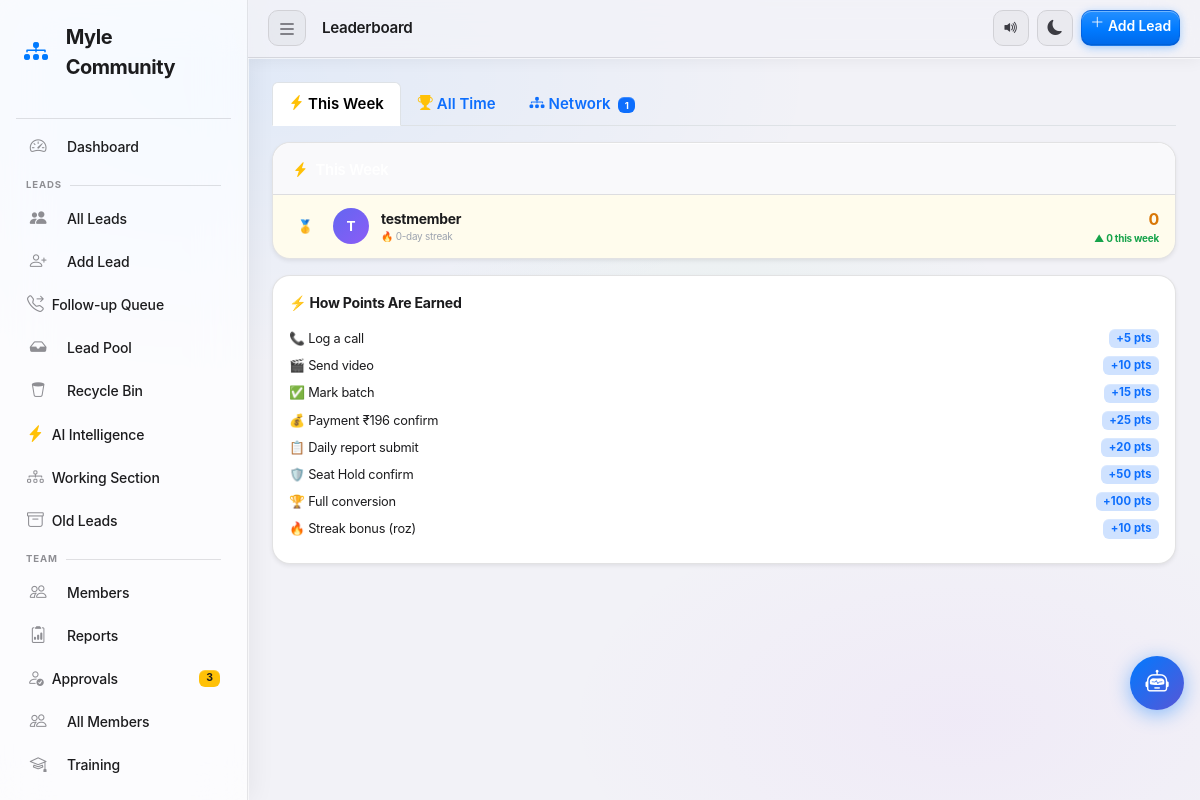
/leaderboard (signed in), run on the app's committed database.
### tables this page shows
CREATE TABLE users (
            id         INTEGER PRIMARY KEY AUTOINCREMENT,
            username   TEXT    NOT NULL UNIQUE,
            password   TEXT    NOT NULL,
            role       TEXT    NOT NULL DEFAULT 'team',
            created_at TEXT    NOT NULL DEFAULT (datetime('now','localtime'))
        , fbo_id TEXT NOT NULL DEFAULT '', upline_name TEXT NOT NULL DEFAULT '', phone TEXT NOT NULL DEFAULT '', status TEXT NOT NULL DEFAULT 'pending', email TEXT NOT NULL DEFAULT '', display_picture TEXT NOT NULL DEFAULT '', calling_reminder_time TEXT NOT NULL DEFAULT '', training_required INTEGER NOT NULL DEFAULT 0, training_status TEXT NOT NULL DEFAULT 'not_required', joining_date TEXT NOT NULL DEFAULT '', certificate_path TEXT NOT NULL DEFAULT '', badges_json TEXT NOT NULL DEFAULT '[]', test_score INTEGER NOT NULL DEFAULT -1, test_attempts INTEGER NOT NULL DEFAULT 0, upline_username TEXT NOT NULL DEFAULT '', certificate_blob TEXT NOT NULL DEFAULT '');

### app.py (the view, shortened to what this page needs)
@app.route('/leaderboard')
@login_required
def leaderboard():
    db       = get_db()
    username = session['username']
    LEADER_SQL = """
        SELECT
            u.username,
            u.display_picture,
            COUNT(l.id)                                                                AS total,
            SUM(CASE WHEN l.status IN ('Converted','Fully Converted')
                      THEN 1 ELSE 0 END)                                               AS converted,
            SUM(CASE WHEN l.payment_done=1 THEN 1 ELSE 0 END)                         AS paid,
            COALESCE(SUM(COALESCE(l.payment_amount,0)+COALESCE(l.revenue,0)),0)        AS revenue,
            ROUND(
              CAST(SUM(CASE WHEN l.payment_done=1 THEN 1 ELSE 0 END) AS REAL)
              / NULLIF(COUNT(l.id),0)*100, 1)                                          AS paid_pct,
            SUM(CASE WHEN l.status='Seat Hold Confirmed' THEN 1 ELSE 0 END)           AS seat_holds,
            SUM(CASE WHEN l.status='Fully Converted'     THEN 1 ELSE 0 END)           AS fully_conv,
            COALESCE(SUM(CASE WHEN l.status='Seat Hold Confirmed'
                              THEN l.seat_hold_amount ELSE 0 END), 0)                 AS seat_rev,
            COALESCE(SUM(CASE WHEN l.status='Fully Converted'
                              THEN l.track_price ELSE 0 END), 0)                      AS final_rev
        FROM users u
        LEFT JOIN leads l ON l.assigned_to=u.username AND l.in_pool=0 AND l.deleted_at=''
        WHERE u.role='team' AND u.status='approved' {extra}
        GROUP BY u.username
        ORDER BY paid DESC, converted DESC, total DESC
    """
    NETWORK_TREE_SQL = """
        WITH RECURSIVE tree(uname, level) AS (
            SELECT :me, 0
            UNION ALL
            SELECT u.username, t.level + 1
            FROM users u JOIN tree t ON u.upline_name = t.uname
            WHERE u.role='team' AND u.status='approved'
        )
        SELECT t.uname, t.level,
               u.display_picture,
               COUNT(l.id)                                                                AS total,
               SUM(CASE WHEN l.status IN ('Converted','Fully Converted') THEN 1 ELSE 0 END) AS converted,
               SUM(CASE WHEN l.payment_done=1 THEN 1 ELSE 0 END)                            AS paid,
               ROUND(CAST(SUM(CASE WHEN l.payment_done=1 THEN 1 ELSE 0 END) AS REAL)
                     / NULLIF(COUNT(l.id),0)*100, 1)                                        AS paid_pct,
               COALESCE(SUM(COALESCE(l.payment_amount,0)+COALESCE(l.revenue,0)),0)          AS revenue,
               SUM(CASE WHEN l.status='Seat Hold Confirmed' THEN 1 ELSE 0 END)             AS seat_holds,
               SUM(CASE WHEN l.status='Fully Converted'     THEN 1 ELSE 0 END)             AS fully_conv
        FROM tree t
        JOIN users u ON u.username = t.uname
        LEFT JOIN leads l ON l.assigned_to = t.uname AND l.in_pool=0 AND l.deleted_at=''
        WHERE t.uname != :me
        GROUP BY t.uname, t.level
        ORDER BY t.level, paid DESC, converted DESC
    """
    if session.get('role') == 'admin':
        rows = db.execute(LEADER_SQL.format(extra='')).fetchall()
    tree_rows = db.execute(NETWORK_TREE_SQL, {'me': username}).fetchall()
    network_by_gen = {}
    for r in tree_rows:
        network_by_gen.setdefault(r['level'], []).append(r)
    net_summary = {
        'total':   len(tree_rows),
        'direct':  len(network_by_gen.get(1, [])),
        'revenue': sum(r['revenue'] or 0 for r in tree_rows),
    }
    if tree_rows:
        member_names = [r['uname'] for r in tree_rows]
        placeholders_g = ','.join('?' for _ in member_names)
        growth_rows = db.execute(f"""
            SELECT strftime('%Y-%m', CASE WHEN joining_date!='' THEN joining_date ELSE created_at END) as month,
                   COUNT(*) as new_members
            FROM users
            WHERE username IN ({placeholders_g})
              AND role='team' AND status='approved'
            GROUP BY month ORDER BY month ASC LIMIT 12
        """, member_names).fetchall()
        growth_data = [{'month': r['month'], 'count': r['new_members']} for r in growth_rows]
    else:
        growth_data = []
    monday_str = (_today_ist() - datetime.timedelta(days=_today_ist().weekday())).strftime('%Y-%m-%d')
    last_mon   = (_today_ist() - datetime.timedelta(days=_today_ist().weekday()+7)).strftime('%Y-%m-%d')
    weekly_rows = db.execute("""
        SELECT u.username, u.display_picture,
               COALESCE(SUM(CASE WHEN ds.score_date >= ? THEN ds.total_points ELSE 0 END),0) AS week_pts,
               COALESCE(SUM(CASE WHEN ds.score_date >= ? AND ds.score_date < ? THEN ds.total_points ELSE 0 END),0) AS last_week_pts,
               COALESCE(SUM(ds.total_points),0) AS all_time_pts,
               COALESCE(MAX(ds.streak_days),0) AS streak
        FROM users u
        LEFT JOIN daily_scores ds ON ds.username = u.username
        WHERE u.role='team' AND u.status='approved'
        GROUP BY u.username
        ORDER BY week_pts DESC, all_time_pts DESC
    """, (monday_str, last_mon, monday_str)).fetchall()
    weekly_board = []
    for r in weekly_rows:
        d = dict(r)
        badges_emoji = _get_user_badges_emoji(db, r['username'])
        d['badges']  = badges_emoji
        d['trend']   = (d['week_pts'] or 0) - (d['last_week_pts'] or 0)
        weekly_board.append(d)
    weekly_usernames = [w['username'] for w in weekly_board]
    current_user_rank = (weekly_usernames.index(username) + 1) if username in weekly_usernames else None
    db.close()
    return render_template('leaderboard.html',
                           rows=rows,
                           current_user=username,
                           role=session.get('role'),
                           network_by_gen=network_by_gen,
                           net_summary=net_summary,
                           growth_data=growth_data,
                           weekly_board=weekly_board,
                           current_user_rank=current_user_rank)

### app.py (called while the page is built, shortened)
def _today_ist():
    if _IST:
        return datetime.datetime.now(_IST).date()
    return datetime.date.today()     # fallback

def _check_session_valid():
    username = session.get('username')
    if not username:
        return False
    try:
        db = get_db()
        row = db.execute(
            "SELECT status FROM users WHERE username=?", (username,)
        ).fetchone()
        db.close()
        if not row or row['status'] != 'approved':
            session.clear()
            return False
        return True
    except Exception as e:
        app.logger.error(f"_check_session_valid() DB error: {e}")
        return True  # fail-open: let the route handle the DB error

def login_required(f):
    @wraps(f)
    def decorated(*args, **kwargs):
        if 'username' not in session:
            flash('Please log in to continue.', 'warning')
            return redirect(url_for('login'))
        if not _check_session_valid():
            flash('Your account is no longer active. Please contact an admin.', 'danger')
            return redirect(url_for('login'))
        return f(*args, **kwargs)
    return decorated

def _get_user_badges_emoji(db, username):
    rows = db.execute(
        "SELECT badge_key FROM user_badges WHERE username=?", (username,)
    ).fetchall()
    return ' '.join(BADGE_META[r['badge_key']][0] for r in rows if r['badge_key'] in BADGE_META)

@app.context_processor
def inject_pending_count():
    try:
        if session.get('role') == 'admin':
            db  = get_db()
            row = db.execute("""
                SELECT
                  (SELECT COUNT(*) FROM users           WHERE status='pending') as pu,
                  (SELECT COUNT(*) FROM wallet_recharges WHERE status='pending') as wp,
                  (SELECT COUNT(*) FROM leads WHERE in_pool=0 AND deleted_at='' AND status='Lost') as lc
            """).fetchone()
            db.close()
            return {'pending_count': row['pu'], 'wallet_pending': row['wp'],
                    'has_pending_work': False, 'lost_count': row['lc']}
    except Exception as e:
        app.logger.error(f"inject_pending_count() failed: {e}")
    return {'pending_count': 0, 'wallet_pending': 0, 'has_pending_work': False, 'lost_count': 0}

@app.before_request
def csrf_protect():
    if '_csrf_token' not in session:
        session['_csrf_token'] = secrets.token_hex(32)
    if request.method in ('GET', 'HEAD', 'OPTIONS', 'TRACE'):
        return

### templates/leaderboard.html (shortened to what this page needs)
{% extends "base.html" %}
{% block page_title %}Leaderboard{% endblock %}
{% block content %}
<ul class="nav nav-tabs mb-3" id="leaderboardTabs" role="tablist">
  <li class="nav-item">
    <button class="nav-link active fw-semibold"
            id="tab-weekly" data-bs-toggle="tab" data-bs-target="#pane-weekly"
            role="tab" aria-selected="true">
      <i class="bi bi-lightning-charge-fill me-1 text-warning"></i>This Week
    </button>
  </li>
  <li class="nav-item">
    <button class="nav-link fw-semibold"
            id="tab-lb" data-bs-toggle="tab" data-bs-target="#pane-lb"
            role="tab" aria-selected="false">
      <i class="bi bi-trophy-fill me-1 text-warning"></i>All Time
    </button>
  </li>
  <li class="nav-item">
    <button class="nav-link fw-semibold"
            id="tab-net" data-bs-toggle="tab" data-bs-target="#pane-net"
            role="tab" aria-selected="false">
      <i class="bi bi-diagram-3-fill me-1 text-primary"></i>Network
      {% if net_summary.total > 0 %}
        <span class="badge bg-primary ms-1" style="font-size:0.6rem;">{{ net_summary.total }}</span>
      {% endif %}
    </button>
  </li>
</ul>
<div class="tab-content">
  <div class="tab-pane fade show active" id="pane-weekly" role="tabpanel">
    <div class="card border-0 shadow-sm mb-3">
      <div class="card-header fw-semibold d-flex justify-content-between align-items-center"
           style="background:linear-gradient(135deg,#13152e,#1a1d3a);color:#fff;border-radius:12px 12px 0 0;">
        <span><i class="bi bi-lightning-charge-fill me-2 text-warning"></i>This Week</span>
      </div>
      <div class="card-body p-0">
        {% for w in weekly_board %}
        {% set idx = loop.index0 %}
        <div class="leaderboard-row {% if w.username == current_user %}me{% endif %} {% if idx == 0 %}top1{% endif %}">
          <div class="rank-medal {% if idx == 0 %}gold{% elif idx == 1 %}silver{% elif idx == 2 %}bronze{% else %}other{% endif %}">
            {% if idx == 0 %}🥇{% elif idx == 1 %}🥈{% elif idx == 2 %}🥉{% else %}{{ loop.index }}{% endif %}
          </div>
          {% if w.display_picture %}
          <img src="{{ w.display_picture }}" style="width:36px;height:36px;border-radius:50%;object-fit:cover;" alt="dp">
          {% else %}
          <div style="width:36px;height:36px;border-radius:50%;background:linear-gradient(135deg,#6366f1,#8b5cf6);
                      display:flex;align-items:center;justify-content:center;color:#fff;font-weight:700;font-size:0.85rem;flex-shrink:0;">
            {{ w.username[0]|upper }}
          </div>
          {% endif %}
          <div class="flex-grow-1 min-width-0">
            <div class="fw-bold" style="font-size:0.87rem;">
              {{ w.username }}
            </div>
            <div style="font-size:0.62rem;color:#9ca3af;">
              🔥 {{ w.streak or 0 }}-day streak
            </div>
          </div>
          <div class="text-end flex-shrink-0">
            <div class="fw-bold" style="font-size:1rem;color:{% if idx == 0 %}#d97706{% else %}#1e2035{% endif %};">
              {{ '{:,}'.format(w.week_pts or 0) }}
            </div>
            <div style="font-size:0.62rem;font-weight:700;
                        color:{% if (w.trend or 0) >= 0 %}#16a34a{% else %}#dc2626{% endif %};">
              {% if (w.trend or 0) >= 0 %}▲{% else %}▼{% endif %}
              {{ '{:,}'.format((w.trend or 0)|abs) }} this week
            </div>
          </div>
        </div>
        {% else %}
        <div class="text-center text-muted p-4">No data for this week.</div>
        {% endfor %}
      </div>
    </div>
    <div class="card border-0 shadow-sm mb-3">
      <div class="card-body">
        <div class="fw-bold mb-3" style="font-size:0.88rem;">⚡ How Points Are Earned</div>
        {% for action, pts, icon in [
          ('Log a call', 5, '📞'),
          ('Send video', 10, '🎬'),
          ('Mark batch', 15, '✅'),
          ('Payment ₹196 confirm', 25, '💰'),
          ('Daily report submit', 20, '📋'),
          ('Seat Hold confirm', 50, '🛡️'),
          ('Full conversion', 100, '🏆'),
          ('Streak bonus (roz)', 10, '🔥'),
        ] %}
        <div class="d-flex align-items-center justify-content-between mb-2">
          <div style="font-size:0.8rem;">{{ icon }} {{ action }}</div>
          <span class="badge bg-primary-subtle text-primary fw-bold">+{{ pts }} pts</span>
        </div>
        {% endfor %}
      </div>
    </div>
  </div>
</div>
{% endblock %}

### templates/base.html (style rules this page uses)
.btn, .wk-batch-btn, .wk-tab, .nav-link, .wk-action-btn { transition: transform 0.1s cubic-bezier(0.34, 1.56, 0.64, 1), box-shadow 0.1s ease !important; }

### data on the page
users: username "T", username "testmember", test_attempts "0"

### other printed values
{{ pending_count }} "3"
{{ net_summary.total }} "1"
{{ icon }} "📞" "🎬" "✅" "💰" "📋" "🛡️" "🏆" "🔥"
{{ action }} "Log a call" "Send video" "Mark batch" "Payment ₹196 confirm" "Daily report submit" "Seat Hold confirm" "Full conversion" "Streak bonus (roz)"
{{ pts }} "5" "10" "15" "25" "20" "50" "100" "10"
